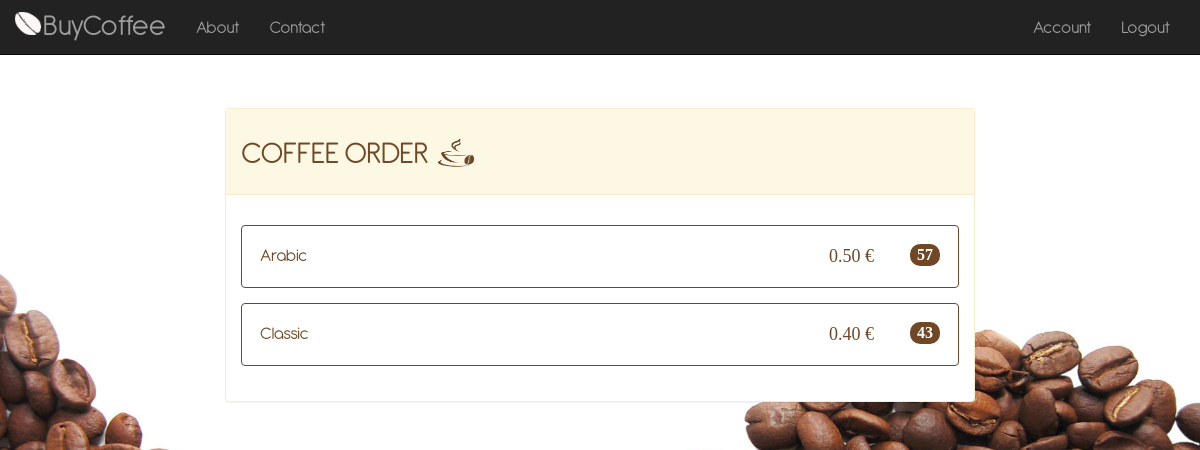
Page /coffee/ (signed in) on the committed database.
### coffee/models.py (models this page shows, shortened)
class CoffeeCapsule(models.Model):
    coffeeType = models.CharField('Type', choices=COFFEE_CHOICES, max_length=25)
    additionDate = models.DateTimeField('addition date', default=timezone.now)
    expirationDate = models.DateTimeField('expiration date')
    coffeeDescription = models.TextField('Description', max_length=400, help_text="Insert a brief product description")
    coffeePrice = models.DecimalField('Price', max_digits=4, decimal_places=2, default=0.50)
    coffeeQuantity = models.PositiveSmallIntegerField('Quantity', default=1, editable=True)
    coffeeImage = models.ImageField(blank=True, null=True)
    def isExpired(self):
        if self.expirationDate > timezone.now():
            return False
        else:
            return True

### coffee/views.py (the view)
# urls.py: path('', views.index, name='index'),
def index(request):
    coffee_list = CoffeeCapsule.objects.all().values('coffeeType', 'coffeePrice').annotate(coffeeQuantity=Sum('coffeeQuantity'), firstExpired=Value(False, BooleanField()))
    for capsule in coffee_list:
        if CoffeeCapsule.objects.filter(coffeeType=capsule['coffeeType']).order_by('additionDate')[0].isExpired():
            capsule['firstExpired'] = True
    return render(request, 'coffee/index.html', {'coffee_list': coffee_list})

### coffee/templates/coffee/index.html (shortened to what this page needs)
<!doctype html>
<html>
    <head>
        {% load static %}
        <link href="{% static '/coffee/css/bootstrap.min.css' %}" rel="stylesheet" type="text/css">
        <link href="{% static '/coffee/css/custom.css' %}" rel="stylesheet" type="text/css">
    </head>
    <body>
    <nav class="navbar navbar-inverse navbar-fixed-top" role="navigation">
        <div class="container">
            <div class="navbar-header">
                <a class="navbar-brand" href="{% url 'index' %}">
                    BuyCoffee
                </a>
            </div>
            <div class="collapse navbar-collapse" id="bs-example-navbar-collapse-1">
                <ul class="nav navbar-nav">
                    <li>
                        <a href="{% url 'about' %}">About</a>
                    </li>
                    <li>
                        <a href="{% url 'contact' %}">Contact</a>
                    </li>
                </ul>
                {% if user.is_authenticated %}
                    <ul class="nav navbar-nav navbar-right">
                        <li>
                            <a id="signup" href="{% url 'account' %}">Account</a>
                        </li>
                        <li>
                            <a id="signup" href="{% url 'logout' %}">Logout</a>
                        </li>
                    </ul>
                {% endif %}
            </div>
        </div>
    </nav>
        <div class="container-fluid">
            <div class="panel panel-warning">
                <div class="panel-heading">
                    <h1 id="title">COFFEE ORDER</h1>
                </div>
                <div id="panel-index-body" class="panel-body">
                    {% load static %}
                    {% if coffee_list %}
                    <ul class="list-group">
                        {% for capsule in coffee_list %}
                            {% if capsule.coffeeQuantity is 0 or capsule.firstExpired %}
                                <button type="button" class="list-group-item disabled">
                                    <font color="#808080">{{ capsule.coffeeType }}</font>
                                    <span class="badge badge-primary badge-pill">Not available</span>
                                </button>
                            {% else %}
                                <a class="nounderline" href="{% url 'payment' capsule.coffeeType %}">
                                    <button type="button" class="list-group-item">
                                        <font color="#6F4827">{{ capsule.coffeeType }}</font>
                                        <span class="badge badge-primary badge-pill">{{ capsule.coffeeQuantity }}</span>
                                        <span id="priceId">{{ capsule.coffeePrice }} €</span>
                                    </button>
                                </a>
                            {% endif %}
                        {% endfor %}
                    </ul>
                    {% else %}
                    <ul class="list-group-item-warning">No capsule available.</ul>
                    {% endif %}
                </div>
            </div>
        </div>
    </body>
</html>

### coffee/static/coffee/css/custom.css (style rules this page uses)
h1 { text-align: left; font-family: Antipasto, Times, Serif; font-size: 32px; color: #6F4827; }
#signup { alignment: right; }
#title { text-align: left; font-family: Antipasto, Times, Serif; font-size: 32px; color: #6F4827; padding: 0 0 0 0; background-image: url(../image/tazza.png); background-repeat: no-repeat; background-size: 80px 50px; background-position: 175px, 0, 20px; }
.nounderline { text-decoration-color: white; text-decoration: none !important; text-line-through-color: white; color: #6F4827; }
.list-group-item { color: #6F4827; border-color: #6F4827; text-line-through-color: #6F4827; margin-top: 2%; padding: 1em; font-size: large; }
.badge-primary { background-color: #6F4827; margin-right: auto; float: right; font-family: Times; font-size: medium; }
@media only screen and (min-width: 800px) { .container-fluid { max-width: 65%; margin-left: auto; margin-right: auto; padding-top: 6em; } }
@media only screen and (min-width: 800px) { .navbar-brand { font-size: 170%; padding: 18px 15px 0 28px; background-image: url(../image/chiccobianco.png); background-repeat: no-repeat; background-size: 26px 23px; background-position: 0 12px; margin-left: 25%; } }
@media only screen and (min-width: 800px) { body { text-align: left; background-size: cover; background-repeat: no-repeat; font-family: Antipasto, Times, Serif; font-size: large; background-image: url("../image/background_desktop.jpg"); } }
.panel-body { background-color: transparent; }
#priceId { color: #6F4827; float: right; margin-right: 2em; font-family: Times; }
.navbar-nav { padding-top: 4px; }

### rows in the picture
CoffeeCapsule: coffeeType "Arabic", coffeeQuantity "57", coffeePrice "0.50"
CoffeeCapsule: coffeeType "Classic", coffeeQuantity "43", coffeePrice "0.40"
